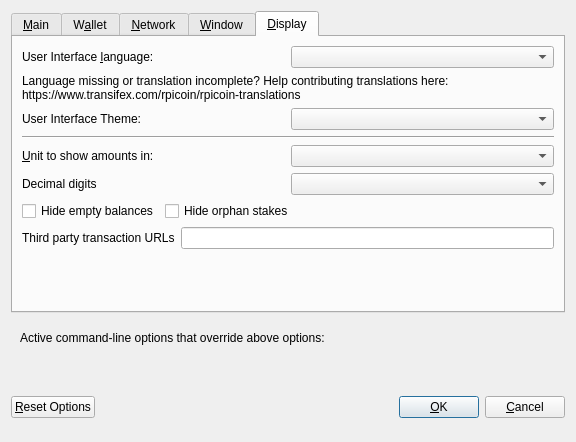
<?xml version="1.0" encoding="UTF-8"?>
<ui version="4.0">
 <class>OptionsDialog</class>
 <widget class="QDialog" name="OptionsDialog">
  <property name="geometry">
   <rect>
    <x>0</x>
    <y>0</y>
    <width>576</width>
    <height>442</height>
   </rect>
  </property>
  <property name="windowTitle">
   <string>Options</string>
  </property>
  <property name="modal">
   <bool>true</bool>
  </property>
  <layout class="QVBoxLayout" name="verticalLayout">
   <item>
    <widget class="QTabWidget" name="tabWidget">
     <property name="currentIndex">
      <number>4</number>
     </property>
     <widget class="QWidget" name="tabMain">
      <attribute name="title">
       <string>&amp;Main</string>
      </attribute>
      <layout class="QVBoxLayout" name="verticalLayout_Main">
       <item>
        <widget class="QCheckBox" name="bitcoinAtStartup">
         <property name="toolTip">
          <string>Automatically start RPICoin after logging in to the system.</string>
         </property>
         <property name="text">
          <string>&amp;Start RPICoin on system login</string>
         </property>
        </widget>
       </item>
       <item>
        <layout class="QHBoxLayout" name="horizontalLayout_2_Main">
         <item>
          <widget class="QLabel" name="databaseCacheLabel">
           <property name="text">
            <string>Size of &amp;database cache</string>
           </property>
           <property name="textFormat">
            <enum>Qt::PlainText</enum>
           </property>
           <property name="buddy">
            <cstring>databaseCache</cstring>
           </property>
          </widget>
         </item>
         <item>
          <widget class="QSpinBox" name="databaseCache"/>
         </item>
         <item>
          <widget class="QLabel" name="databaseCacheUnitLabel">
           <property name="text">
            <string>MB</string>
           </property>
           <property name="textFormat">
            <enum>Qt::PlainText</enum>
           </property>
          </widget>
         </item>
         <item>
          <spacer name="horizontalSpacer_2_Main">
           <property name="orientation">
            <enum>Qt::Horizontal</enum>
           </property>
           <property name="sizeHint" stdset="0">
            <size>
             <width>40</width>
             <height>20</height>
            </size>
           </property>
          </spacer>
         </item>
        </layout>
       </item>
       <item>
        <layout class="QHBoxLayout" name="horizontalLayout_3_Main">
         <item>
          <widget class="QLabel" name="threadsScriptVerifLabel">
           <property name="text">
            <string>Number of script &amp;verification threads</string>
           </property>
           <property name="textFormat">
            <enum>Qt::PlainText</enum>
           </property>
           <property name="buddy">
            <cstring>threadsScriptVerif</cstring>
           </property>
          </widget>
         </item>
         <item>
          <widget class="QSpinBox" name="threadsScriptVerif">
           <property name="toolTip">
            <string>(0 = auto, &lt;0 = leave that many cores free)</string>
           </property>
          </widget>
         </item>
         <item>
          <spacer name="horizontalSpacer_3_Main">
           <property name="orientation">
            <enum>Qt::Horizontal</enum>
           </property>
           <property name="sizeHint" stdset="0">
            <size>
             <width>40</width>
             <height>20</height>
            </size>
           </property>
          </spacer>
         </item>
        </layout>
       </item>
       <item>
        <spacer name="verticalSpacer_2">
         <property name="orientation">
          <enum>Qt::Vertical</enum>
         </property>
         <property name="sizeHint" stdset="0">
          <size>
           <width>20</width>
           <height>40</height>
          </size>
         </property>
        </spacer>
       </item>
       <item>
        <widget class="QCheckBox" name="checkBoxZeromintEnable">
         <property name="toolTip">
          <string>Enable automatic minting of RPI units to zRPI</string>
         </property>
         <property name="layoutDirection">
          <enum>Qt::LeftToRight</enum>
         </property>
         <property name="text">
          <string>Enable zRPI Automint</string>
         </property>
        </widget>
       </item>
       <item>
        <layout class="QHBoxLayout" name="horizontalLayout_3">
         <item>
          <widget class="QLabel" name="percentage_label">
           <property name="toolTip">
            <string>Percentage of incoming RPI which get automatically converted to zRPI via Zerocoin Protocol (min: 10%)</string>
           </property>
           <property name="text">
            <string>Percentage of autominted zRPI</string>
           </property>
          </widget>
         </item>
         <item>
          <widget class="QSpinBox" name="zeromintPercentage">
           <property name="minimum">
            <number>1</number>
           </property>
           <property name="maximum">
            <number>100</number>
           </property>
          </widget>
         </item>
        </layout>
       </item>
       <item>
        <layout class="QHBoxLayout" name="horizontalLayout" stretch="0,0">
         <property name="sizeConstraint">
          <enum>QLayout::SetFixedSize</enum>
         </property>
         <item>
          <widget class="QLabel" name="labelPreferredDenom">
           <property name="maximumSize">
            <size>
             <width>16777215</width>
             <height>16777215</height>
            </size>
           </property>
           <property name="toolTip">
            <string>Wait with automatic conversion to Zerocoin until enough RPI for this denomination is available</string>
           </property>
           <property name="text">
            <string>Preferred Automint zRPI Denomination</string>
           </property>
          </widget>
         </item>
         <item>
          <widget class="QComboBox" name="preferredDenom">
           <property name="maximumSize">
            <size>
             <width>16777215</width>
             <height>27</height>
            </size>
           </property>
           <property name="toolTip">
            <string>Wait with automatic conversion to Zerocoin until enough RPI for this denomination is available</string>
           </property>
           <property name="maxVisibleItems">
            <number>9</number>
           </property>
           <property name="maxCount">
            <number>9</number>
           </property>
          </widget>
         </item>
        </layout>
       </item>
      </layout>
     </widget>
     <widget class="QWidget" name="tabWallet">
      <attribute name="title">
       <string>W&amp;allet</string>
      </attribute>
      <layout class="QVBoxLayout" name="verticalLayout_Wallet">
       <item>
        <layout class="QHBoxLayout" name="horizontalLayout_2_Wallet">
         <item>
          <widget class="QLabel" name="labelStakeSplitThresholdText">
           <property name="text">
            <string>Stake split threshold:</string>
           </property>
          </widget>
         </item>
         <item>
          <widget class="QSpinBox" name="spinBoxStakeSplitThreshold">
           <property name="minimum">
            <number>1</number>
           </property>
           <property name="maximum">
            <number>999999</number>
           </property>
          </widget>
         </item>
        </layout>
       </item>
       <item>
        <widget class="QGroupBox" name="groupBox">
         <property name="title">
          <string>Expert</string>
         </property>
         <layout class="QVBoxLayout" name="verticalLayout_2">
          <item>
           <widget class="QCheckBox" name="coinControlFeatures">
            <property name="toolTip">
             <string>Whether to show coin control features or not.</string>
            </property>
            <property name="text">
             <string>Enable coin &amp;control features</string>
            </property>
           </widget>
          </item>
          <item>
           <widget class="QCheckBox" name="showMasternodesTab">
            <property name="toolTip">
             <string>Show additional tab listing all your masternodes in first sub-tab&lt;br/&gt;and all masternodes on the network in second sub-tab.</string>
            </property>
            <property name="text">
             <string>Show Masternodes Tab</string>
            </property>
           </widget>
          </item>
          <item>
           <widget class="QCheckBox" name="spendZeroConfChange">
            <property name="toolTip">
             <string>If you disable the spending of unconfirmed change, the change from a transaction&lt;br/&gt;cannot be used until that transaction has at least one confirmation.&lt;br/&gt;This also affects how your balance is computed.</string>
            </property>
            <property name="text">
             <string>&amp;Spend unconfirmed change</string>
            </property>
           </widget>
          </item>
         </layout>
        </widget>
       </item>
       <item>
        <spacer name="verticalSpacer_Wallet">
         <property name="orientation">
          <enum>Qt::Vertical</enum>
         </property>
         <property name="sizeHint" stdset="0">
          <size>
           <width>20</width>
           <height>40</height>
          </size>
         </property>
        </spacer>
       </item>
      </layout>
     </widget>
     <widget class="QWidget" name="tabNetwork">
      <attribute name="title">
       <string>&amp;Network</string>
      </attribute>
      <layout class="QVBoxLayout" name="verticalLayout_Network">
       <item>
        <widget class="QCheckBox" name="mapPortUpnp">
         <property name="toolTip">
          <string>Automatically open the RPICoin client port on the router. This only works when your router supports UPnP and it is enabled.</string>
         </property>
         <property name="text">
          <string>Map port using &amp;UPnP</string>
         </property>
        </widget>
       </item>
       <item>
        <widget class="QCheckBox" name="allowIncoming">
         <property name="toolTip">
          <string>Accept connections from outside</string>
         </property>
         <property name="text">
          <string>Allow incoming connections</string>
         </property>
        </widget>
       </item>
       <item>
        <widget class="QCheckBox" name="connectSocks">
         <property name="toolTip">
          <string>Connect to the RPICoin network through a SOCKS5 proxy.</string>
         </property>
         <property name="text">
          <string>&amp;Connect through SOCKS5 proxy (default proxy):</string>
         </property>
        </widget>
       </item>
       <item>
        <layout class="QHBoxLayout" name="horizontalLayout_1_Network">
         <item>
          <widget class="QLabel" name="proxyIpLabel">
           <property name="text">
            <string>Proxy &amp;IP:</string>
           </property>
           <property name="textFormat">
            <enum>Qt::PlainText</enum>
           </property>
           <property name="buddy">
            <cstring>proxyIp</cstring>
           </property>
          </widget>
         </item>
         <item>
          <widget class="QValidatedLineEdit" name="proxyIp">
           <property name="minimumSize">
            <size>
             <width>140</width>
             <height>0</height>
            </size>
           </property>
           <property name="maximumSize">
            <size>
             <width>140</width>
             <height>16777215</height>
            </size>
           </property>
           <property name="toolTip">
            <string>IP address of the proxy (e.g. IPv4: 127.0.0.1 / IPv6: ::1)</string>
           </property>
          </widget>
         </item>
         <item>
          <widget class="QLabel" name="proxyPortLabel">
           <property name="text">
            <string>&amp;Port:</string>
           </property>
           <property name="textFormat">
            <enum>Qt::PlainText</enum>
           </property>
           <property name="buddy">
            <cstring>proxyPort</cstring>
           </property>
          </widget>
         </item>
         <item>
          <widget class="QLineEdit" name="proxyPort">
           <property name="minimumSize">
            <size>
             <width>55</width>
             <height>0</height>
            </size>
           </property>
           <property name="maximumSize">
            <size>
             <width>55</width>
             <height>16777215</height>
            </size>
           </property>
           <property name="toolTip">
            <string>Port of the proxy (e.g. 9050)</string>
           </property>
          </widget>
         </item>
         <item>
          <spacer name="horizontalSpacer_1_Network">
           <property name="orientation">
            <enum>Qt::Horizontal</enum>
           </property>
           <property name="sizeHint" stdset="0">
            <size>
             <width>40</width>
             <height>20</height>
            </size>
           </property>
          </spacer>
         </item>
        </layout>
       </item>
       <item>
        <spacer name="verticalSpacer_Network">
         <property name="orientation">
          <enum>Qt::Vertical</enum>
         </property>
         <property name="sizeHint" stdset="0">
          <size>
           <width>20</width>
           <height>40</height>
          </size>
         </property>
        </spacer>
       </item>
      </layout>
     </widget>
     <widget class="QWidget" name="tabWindow">
      <attribute name="title">
       <string>&amp;Window</string>
      </attribute>
      <layout class="QVBoxLayout" name="verticalLayout_Window">
       <item>
        <widget class="QCheckBox" name="minimizeToTray">
         <property name="toolTip">
          <string>Show only a tray icon after minimizing the window.</string>
         </property>
         <property name="text">
          <string>&amp;Minimize to the tray instead of the taskbar</string>
         </property>
        </widget>
       </item>
       <item>
        <widget class="QCheckBox" name="minimizeOnClose">
         <property name="toolTip">
          <string>Minimize instead of exit the application when the window is closed. When this option is enabled, the application will be closed only after selecting Quit in the menu.</string>
         </property>
         <property name="text">
          <string>M&amp;inimize on close</string>
         </property>
        </widget>
       </item>
       <item>
        <spacer name="verticalSpacer_Window">
         <property name="orientation">
          <enum>Qt::Vertical</enum>
         </property>
         <property name="sizeHint" stdset="0">
          <size>
           <width>20</width>
           <height>40</height>
          </size>
         </property>
        </spacer>
       </item>
      </layout>
     </widget>
     <widget class="QWidget" name="tabDisplay">
      <attribute name="title">
       <string>&amp;Display</string>
      </attribute>
      <layout class="QVBoxLayout" name="verticalLayout_Display">
       <item>
        <layout class="QHBoxLayout" name="horizontalLayout_1_Display">
         <item>
          <widget class="QLabel" name="langLabel">
           <property name="text">
            <string>User Interface &amp;language:</string>
           </property>
           <property name="textFormat">
            <enum>Qt::PlainText</enum>
           </property>
           <property name="buddy">
            <cstring>lang</cstring>
           </property>
          </widget>
         </item>
         <item>
          <widget class="QValueComboBox" name="lang">
           <property name="toolTip">
            <string>The user interface language can be set here. This setting will take effect after restarting RPICoin.</string>
           </property>
          </widget>
         </item>
        </layout>
       </item>
       <item>
        <widget class="QLabel" name="label_3">
         <property name="toolTip">
          <string notr="true"/>
         </property>
         <property name="statusTip">
          <string notr="true"/>
         </property>
         <property name="whatsThis">
          <string notr="true"/>
         </property>
         <property name="accessibleName">
          <string notr="true"/>
         </property>
         <property name="text">
          <string>Language missing or translation incomplete? Help contributing translations here:
https://www.transifex.com/rpicoin/rpicoin-translations</string>
         </property>
         <property name="wordWrap">
          <bool>true</bool>
         </property>
         <property name="openExternalLinks">
          <bool>true</bool>
         </property>
         <property name="textInteractionFlags">
          <set>Qt::TextBrowserInteraction</set>
         </property>
        </widget>
       </item>
       <item>
        <layout class="QHBoxLayout" name="horizontalLayout_2_Display" stretch="0,0">
         <item>
          <widget class="QLabel" name="themeLabel">
           <property name="text">
            <string>User Interface Theme:</string>
           </property>
          </widget>
         </item>
         <item>
          <widget class="QValueComboBox" name="theme"/>
         </item>
        </layout>
       </item>
       <item>
        <widget class="Line" name="line">
         <property name="orientation">
          <enum>Qt::Horizontal</enum>
         </property>
        </widget>
       </item>
       <item>
        <layout class="QHBoxLayout" name="horizontalLayout_3_Display">
         <item>
          <widget class="QLabel" name="unitLabel">
           <property name="text">
            <string>&amp;Unit to show amounts in:</string>
           </property>
           <property name="textFormat">
            <enum>Qt::PlainText</enum>
           </property>
           <property name="buddy">
            <cstring>unit</cstring>
           </property>
          </widget>
         </item>
         <item>
          <widget class="QValueComboBox" name="unit">
           <property name="toolTip">
            <string>Choose the default subdivision unit to show in the interface and when sending coins.</string>
           </property>
          </widget>
         </item>
        </layout>
       </item>
       <item>
        <layout class="QHBoxLayout" name="horizontalLayout_4_Display">
         <item>
          <widget class="QLabel" name="digitsLabel">
           <property name="text">
            <string>Decimal digits</string>
           </property>
          </widget>
         </item>
         <item>
          <widget class="QValueComboBox" name="digits"/>
         </item>
        </layout>
       </item>
       <item>
        <layout class="QHBoxLayout" name="horizontalLayout_5_Display">
         <item>
          <widget class="QCheckBox" name="checkBoxHideZeroBalances">
           <property name="toolTip">
            <string>Hide empty balances</string>
           </property>
           <property name="layoutDirection">
            <enum>Qt::LeftToRight</enum>
           </property>
           <property name="text">
            <string>Hide empty balances</string>
           </property>
          </widget>
         </item>
         <item>
          <widget class="QCheckBox" name="checkBoxHideOrphans">
           <property name="toolTip">
            <string>Hide orphan stakes in transaction lists</string>
           </property>
           <property name="text">
            <string>Hide orphan stakes</string>
           </property>
          </widget>
         </item>
         <item>
          <spacer name="horizontalSpacer">
           <property name="orientation">
            <enum>Qt::Horizontal</enum>
           </property>
           <property name="sizeHint" stdset="0">
            <size>
             <width>40</width>
             <height>20</height>
            </size>
           </property>
          </spacer>
         </item>
        </layout>
       </item>
       <item>
        <layout class="QHBoxLayout" name="horizontalLayout_6_Display">
         <item>
          <widget class="QLabel" name="thirdPartyTxUrlsLabel">
           <property name="toolTip">
            <string>Third party URLs (e.g. a block explorer) that appear in the transactions tab as context menu items. %s in the URL is replaced by transaction hash. Multiple URLs are separated by vertical bar |.</string>
           </property>
           <property name="text">
            <string>Third party transaction URLs</string>
           </property>
           <property name="buddy">
            <cstring>thirdPartyTxUrls</cstring>
           </property>
          </widget>
         </item>
         <item>
          <widget class="QLineEdit" name="thirdPartyTxUrls">
           <property name="toolTip">
            <string>Third party URLs (e.g. a block explorer) that appear in the transactions tab as context menu items. %s in the URL is replaced by transaction hash. Multiple URLs are separated by vertical bar |.</string>
           </property>
          </widget>
         </item>
        </layout>
       </item>
       <item>
        <spacer name="verticalSpacer">
         <property name="orientation">
          <enum>Qt::Vertical</enum>
         </property>
         <property name="sizeHint" stdset="0">
          <size>
           <width>20</width>
           <height>40</height>
          </size>
         </property>
        </spacer>
       </item>
      </layout>
     </widget>
    </widget>
   </item>
   <item>
    <widget class="QFrame" name="frame">
     <layout class="QVBoxLayout" name="verticalLayout_Bottom">
      <item>
       <layout class="QHBoxLayout" name="horizontalLayout_Bottom">
        <item>
         <widget class="QLabel" name="overriddenByCommandLineInfoLabel">
          <property name="text">
           <string>Active command-line options that override above options:</string>
          </property>
          <property name="textFormat">
           <enum>Qt::PlainText</enum>
          </property>
         </widget>
        </item>
        <item>
         <spacer name="horizontalSpacer_Bottom">
          <property name="orientation">
           <enum>Qt::Horizontal</enum>
          </property>
          <property name="sizeHint" stdset="0">
           <size>
            <width>40</width>
            <height>20</height>
           </size>
          </property>
         </spacer>
        </item>
       </layout>
      </item>
      <item>
       <widget class="QLabel" name="overriddenByCommandLineLabel">
        <property name="text">
         <string/>
        </property>
        <property name="textFormat">
         <enum>Qt::PlainText</enum>
        </property>
        <property name="wordWrap">
         <bool>true</bool>
        </property>
       </widget>
      </item>
     </layout>
    </widget>
   </item>
   <item>
    <layout class="QHBoxLayout" name="horizontalLayout_Buttons">
     <item>
      <widget class="QPushButton" name="resetButton">
       <property name="toolTip">
        <string>Reset all client options to default.</string>
       </property>
       <property name="text">
        <string>&amp;Reset Options</string>
       </property>
       <property name="autoDefault">
        <bool>false</bool>
       </property>
      </widget>
     </item>
     <item>
      <spacer name="horizontalSpacer_1">
       <property name="orientation">
        <enum>Qt::Horizontal</enum>
       </property>
       <property name="sizeHint" stdset="0">
        <size>
         <width>40</width>
         <height>48</height>
        </size>
       </property>
      </spacer>
     </item>
     <item>
      <widget class="QLabel" name="statusLabel">
       <property name="minimumSize">
        <size>
         <width>200</width>
         <height>0</height>
        </size>
       </property>
       <property name="font">
        <font>
         <weight>75</weight>
         <bold>true</bold>
        </font>
       </property>
       <property name="text">
        <string/>
       </property>
       <property name="textFormat">
        <enum>Qt::PlainText</enum>
       </property>
       <property name="wordWrap">
        <bool>true</bool>
       </property>
      </widget>
     </item>
     <item>
      <spacer name="horizontalSpacer_2">
       <property name="orientation">
        <enum>Qt::Horizontal</enum>
       </property>
       <property name="sizeHint" stdset="0">
        <size>
         <width>40</width>
         <height>48</height>
        </size>
       </property>
      </spacer>
     </item>
     <item>
      <widget class="QPushButton" name="okButton">
       <property name="text">
        <string>&amp;OK</string>
       </property>
       <property name="autoDefault">
        <bool>false</bool>
       </property>
       <property name="default">
        <bool>true</bool>
       </property>
      </widget>
     </item>
     <item>
      <widget class="QPushButton" name="cancelButton">
       <property name="text">
        <string>&amp;Cancel</string>
       </property>
       <property name="autoDefault">
        <bool>false</bool>
       </property>
      </widget>
     </item>
    </layout>
   </item>
  </layout>
 </widget>
 <customwidgets>
  <customwidget>
   <class>QValidatedLineEdit</class>
   <extends>QLineEdit</extends>
   <header>qvalidatedlineedit.h</header>
  </customwidget>
  <customwidget>
   <class>QValueComboBox</class>
   <extends>QComboBox</extends>
   <header>qvaluecombobox.h</header>
  </customwidget>
 </customwidgets>
 <resources/>
 <connections/>
</ui>
